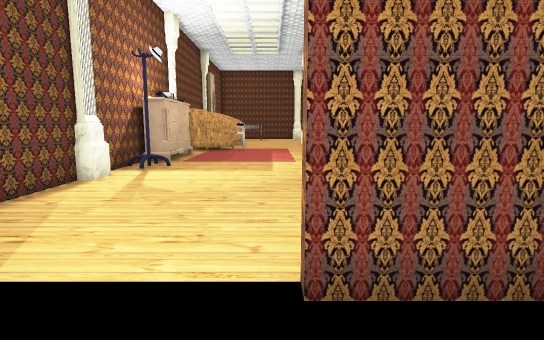
view 1 (above)

18 first-person views from a walk through a Unity game level. The camera is 1.3 m above the floor, tilts 8° down and sees 80° across. The floor is counted in squares, 1 m on a side. Each view is taken from the middle of a square. On the plan, view 1 faces up. The plan holds only what a view shows up to about 14 squares ahead; the rest is blank. The place goes on beyond the plan. The player is left out. Some animated figures are left out. Door leaves are left out, so doorways stand open. Some surface patterns are stand-ins.

view 2
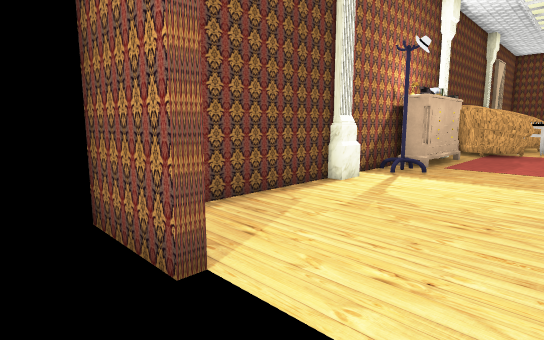

view 3
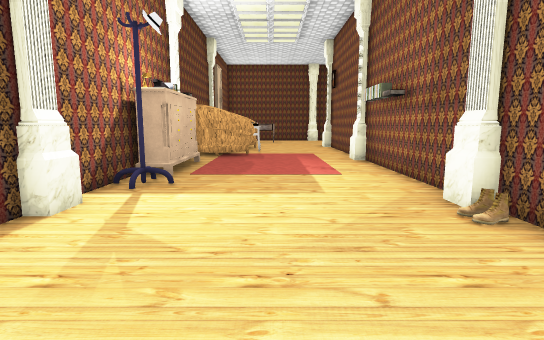

view 4
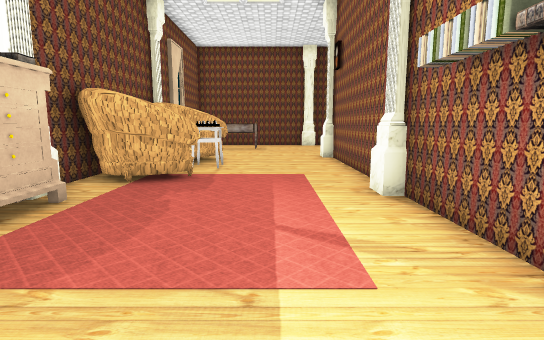

view 5
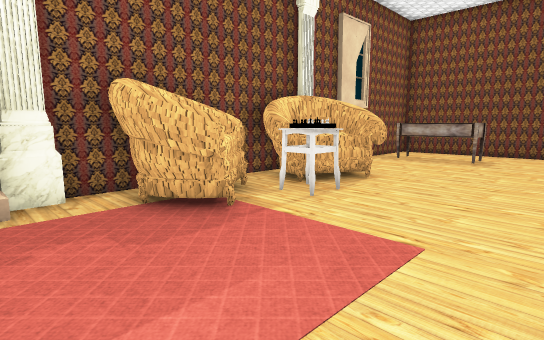

view 6
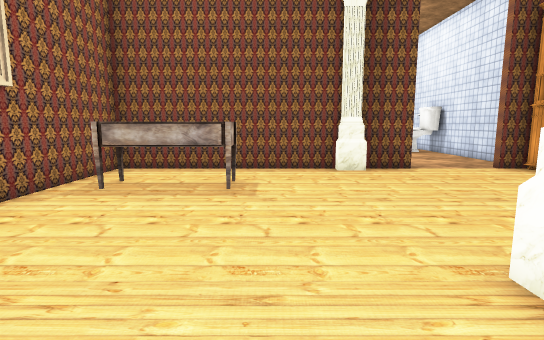

view 7
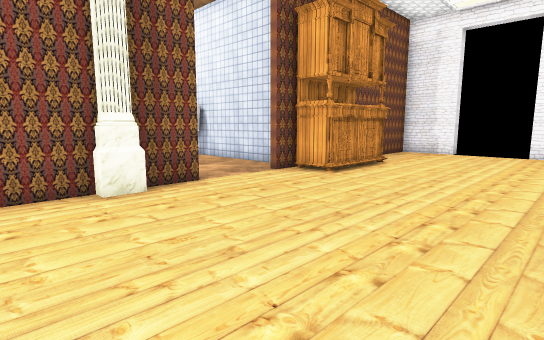

view 8
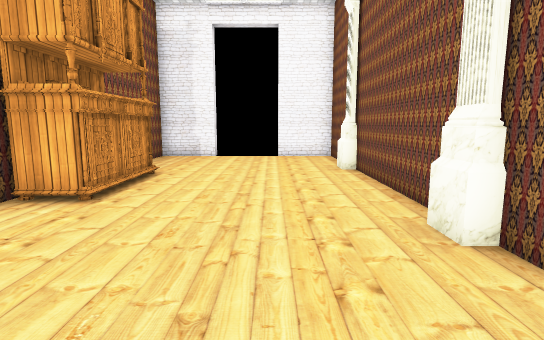

view 9
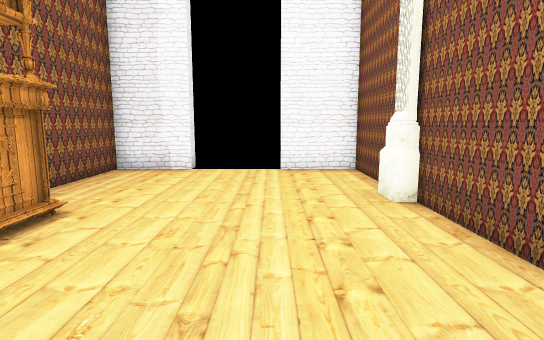

view 10
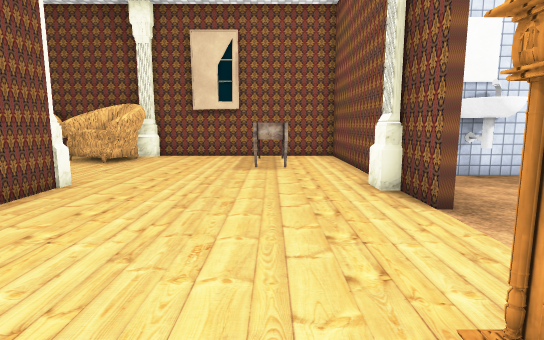

view 11
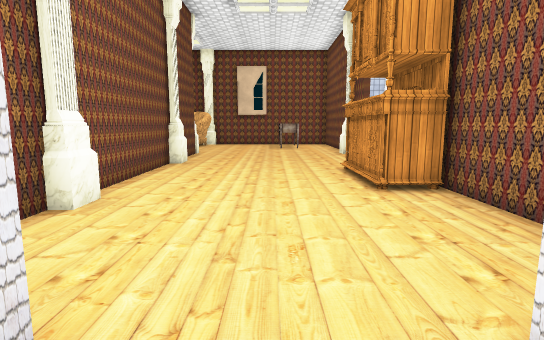

view 12
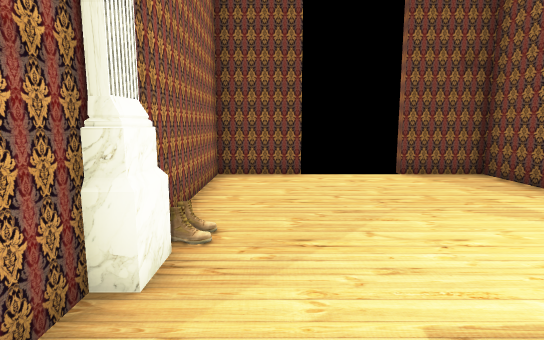

view 13
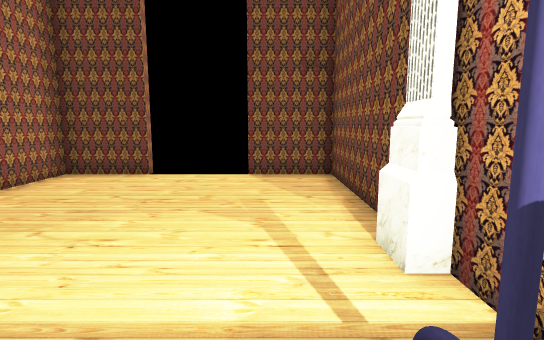

view 14
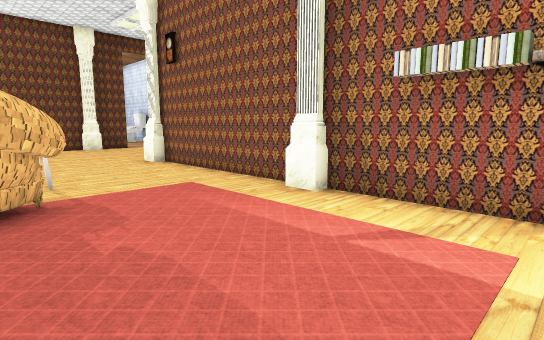

view 15
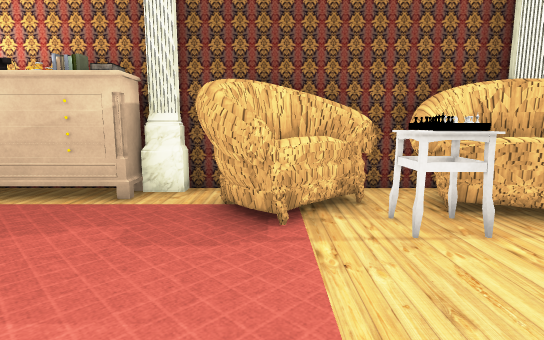

view 16
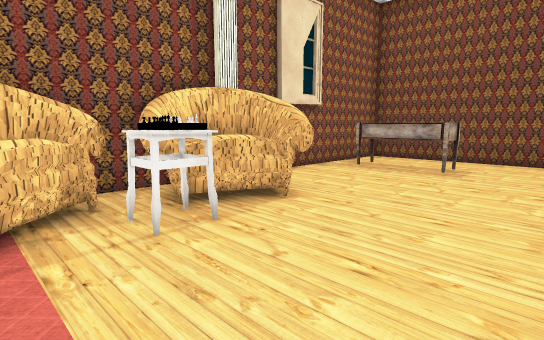

view 17
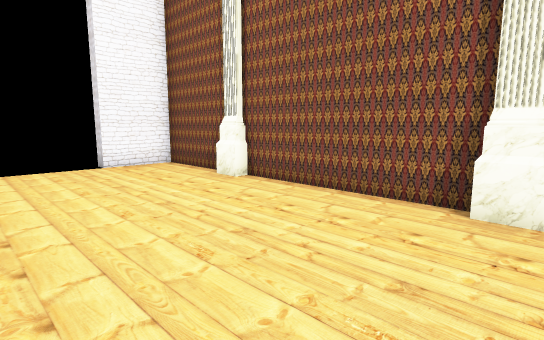

view 18
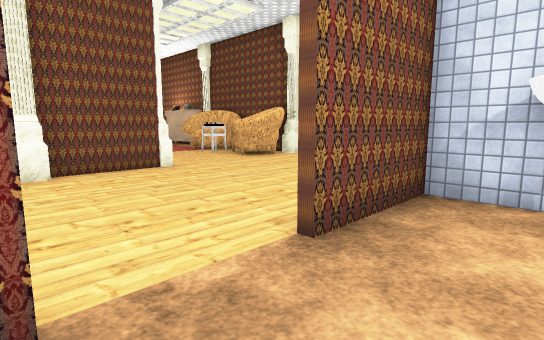

### Floor plan
Key: @ floor where view 1 was taken; # wall or solid block; . floor; D open door; P pillar; B books; C chair; A cabinet; S sink; O other object.
Columns run from 5 left of view 1 to 17 right of it. Each row starts with its distance up from view 1.
 32       SS.....#
 31       #......#
 30 #########DDD##########
 29 #......P.....AAAA....#
 28 #............AAAA....#
 27 #.OOO...............DD
 26 #...................DD.
 25 #...................DD
 24 #....................#
 23 #......P..PP....PP...#
 22 #PCC...P##############
 21 #CCC....#
 20 #CC.....#
 19 #CCO....#
 18 #CC.....#
 17 #CCC....#
 16 #CCC...##
 15 #P.....P#
 14 #B......#
 13 #O......#
 12 #O......#
 11 #O......#
 10 #O......#
  9 #......##
  8 #P.....P#
  7 #......##
  6 #.......#
  5 #.......#
  4 #.......#
  3 #.......#
  2 ###DDD###
  1      .
  0      @

Where each view was taken, in squares from view 1:
view 1: 0 up, 0 right, facing up
view 2: 1 up, 0 right, facing up-left
view 3: 3 up, 1 left, facing up
view 4: 9 up, 0 right, facing up
view 5: 14 up, 2 right, facing up-left
view 6: 20 up, 0 right, facing up
view 7: 23 up, 0 right, facing up-right
view 8: 25 up, 2 right, facing right
view 9: 25 up, 6 right, facing right
view 10: 27 up, 9 right, facing left
view 11: 26 up, 17 right, facing left
view 12: 11 up, 1 right, facing down
view 13: 11 up, 3 left, facing down
view 14: 11 up, 3 left, facing up-right
view 15: 17 up, 2 right, facing left
view 16: 17 up, 2 right, facing up-left
view 17: 28 up, 5 right, facing down-right
view 18: 32 up, 7 right, facing down-left
